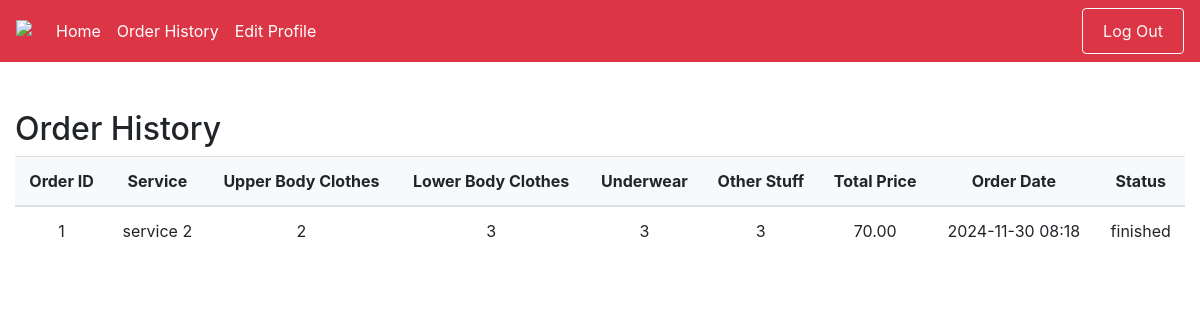
Page /users/ord-history (signed in) on the committed database.
### users/models.py (models this page shows, shortened)
class Order(models.Model):
    STATUS_CHOICES = [
        ('looking_for_driver', 'Looking for Driver'),
        ('driver_on_the_way_to_pickup', 'Driver on the way to pickup'),
        ('driver_on_the_way_to_laundry', 'Driver on the way to laundry'),
        ('laundry_received', 'Laundry received'),
        ('laundry_cleaning', 'Laundry cleaning'),
        ('driver_on_the_way_to_customer', 'Driver on the way to customer'),
        ('delivered', 'Delivered'),
        ('finished', 'Finished'),
    ]
    user = models.ForeignKey(User, on_delete=models.CASCADE, null=False)
    ordered_from_business = models.ForeignKey(Business, on_delete=models.CASCADE, null=False)
    service = models.ForeignKey(Service, on_delete=models.CASCADE, null=False)
    upper_body_clothes = models.IntegerField(default=0)
    lower_body_clothes = models.IntegerField(default=0)
    underwear = models.IntegerField(default=0)
    other_stuff = models.IntegerField(default=0)
    order_date = models.DateTimeField(auto_now_add=True)
    total_price = models.DecimalField(max_digits=10, decimal_places=2, default=0.00)
    created_at = models.DateTimeField(default=timezone.now)
    status = models.CharField(max_length=50, choices=STATUS_CHOICES, default='looking_for_driver')

class Service(models.Model):
    business = models.ForeignKey(Business, on_delete=models.CASCADE, related_name="service_business")
    service_name = models.CharField(max_length=100)
    description = models.CharField(max_length=200)
    light_tendency_price = models.FloatField(default=0)
    light_tendency_minimum = models.FloatField(default=0)
    light_tendency_maximum = models.FloatField(default=0)
    medium_tendency_price = models.FloatField(default=0)
    medium_tendency_minimum = models.FloatField(default=0)
    medium_tendency_maximum = models.FloatField(default=0)
    heavy_tendency_price = models.FloatField(default=0)
    heavy_tendency_minimum = models.FloatField(default=0)
    heavy_tendency_maximum = models.FloatField(default=0)

### users/views.py (the view)
# urls.py: path('ord-history', views.ord_history, name='ord-history'),
def ord_history(request):
    if request.user.is_authenticated:
        orders = Order.objects.filter(user=request.user, status='finished')  # Filter orders for the logged-in user
    else:
        orders = []  # No orders if the user is not authenticated
    return render(request, 'users/ord-history.html', {'orders': orders})

### users/templates/users/ord-history.html (shortened to what this page needs)
{% extends 'users/baseCustomer.html' %}
{% block content %}
<div class="container mt-5">
    <h2>Order History</h2>
    {% if orders %}
        <table class="table">
            <thead>
                <tr>
                    <th>Order ID</th>
                    <th>Service</th>
                    <th>Upper Body Clothes</th>
                    <th>Lower Body Clothes</th>
                    <th>Underwear</th>
                    <th>Other Stuff</th>
                    <th>Total Price</th>
                    <th>Order Date</th>
                    <th>Status</th>
                </tr>
            </thead>
            <tbody>
                {% for order in orders %}
                    <tr>
                        <td>{{ order.id }}</td>
                        <td>{{ order.service.service_name }}</td>
                        <td>{{ order.upper_body_clothes }}</td>
                        <td>{{ order.lower_body_clothes }}</td>
                        <td>{{ order.underwear }}</td>
                        <td>{{ order.other_stuff }}</td>
                        <td>{{ order.total_price }}</td>
                        <td>{{ order.created_at|date:"Y-m-d H:i" }}</td>
                        <td>{{ order.status }}</td>
                    </tr>
                {% endfor %}
            </tbody>
        </table>
    {% else %}
        <p>No orders found.</p>
    {% endif %}
</div>
{% endblock %}

### users/static/users/css/style.css (style rules this page uses)
.table th, .table td { text-align: center; vertical-align: middle; }
.table { border-collapse: collapse; }
.table th { background-color: #f8f9fa; }
.container { max-width: 1200px; }

### rows in the picture
Order: id "1", service.service_name "service 2", upper_body_clothes "2", lower_body_clothes "3", underwear "3", other_stuff "3", total_price "70.00", created_at "2024-11-30 08:18", status "finished"
